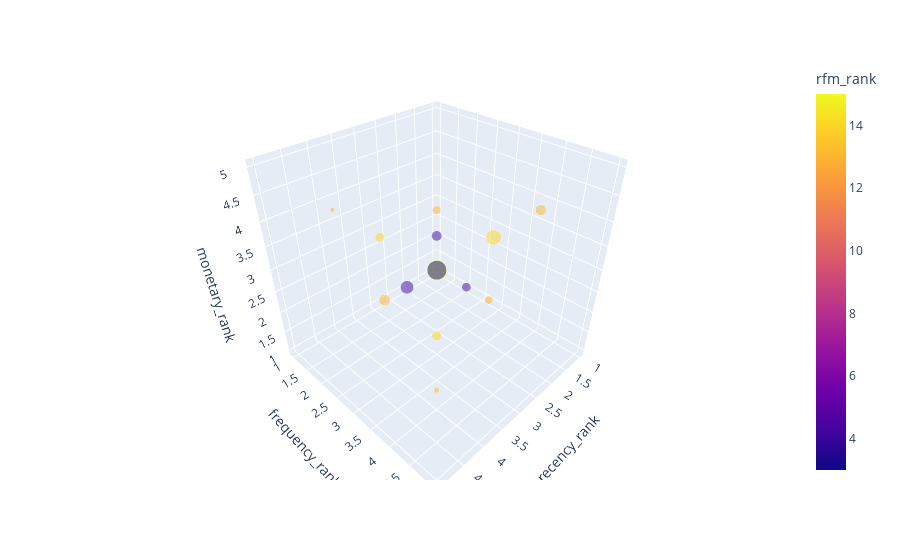

The notebook cell saved with this chart:
### Code cell
df_plot = df_rfm_rank2[df_rfm_rank2['rfm_rank'].isin([15, 14, 13, 4, 3])]


fig = px.scatter_3d(df_plot,
                    x='recency_rank', y='frequency_rank', z='monetary_rank',
                    color='rfm_rank', opacity=0.5, size='cnt_rfm_rank'
                    )
fig.show()

### Figure 1 — Plotly figure (JSON) as saved in the notebook; plotly's stock layout.template omitted (floating-point values rounded to 4 significant figures)
{"data": [{"hovertemplate": "recency_rank=%{x}<br>frequency_rank=%{y}<br>monetary_rank=%{z}<br>cnt_rfm_rank=%{marker.size}<br>rfm_rank=%{marker.color}<extra></extra>", "legendgroup": "", "marker": {"color": [15, 14, 14, 14, 13, 13, 13, 13, 13, 13, 4, 4, 4, 3], "coloraxis": "coloraxis", "opacity": 0.5, "size": [306, 69, 68, 170, 23, 91, 15, 50, 53, 82, 123, 59, 74, 272], "sizemode": "area", "sizeref": 0.765, "symbol": "circle"}, "mode": "markers", "name": "", "scene": "scene", "showlegend": false, "type": "scatter3d", "x": [5, 5, 5, 4, 5, 5, 5, 4, 4, 3, 2, 1, 1, 1], "y": [5, 5, 4, 5, 5, 4, 3, 5, 4, 5, 1, 2, 1, 1], "z": [5, 4, 5, 5, 3, 4, 5, 4, 5, 5, 1, 1, 2, 1]}], "layout": {"coloraxis": {"colorbar": {"title": {"text": "rfm_rank"}}, "colorscale": [[0, "#0d0887"], [0.1111, "#46039f"], [0.2222, "#7201a8"], [0.3333, "#9c179e"], [0.4444, "#bd3786"], [0.5556, "#d8576b"], [0.6667, "#ed7953"], [0.7778, "#fb9f3a"], [0.8889, "#fdca26"], [1, "#f0f921"]]}, "legend": {"itemsizing": "constant", "tracegroupgap": 0}, "margin": {"t": 60}, "scene": {"domain": {"x": [0, 1], "y": [0, 1]}, "xaxis": {"title": {"text": "recency_rank"}}, "yaxis": {"title": {"text": "frequency_rank"}}, "zaxis": {"title": {"text": "monetary_rank"}}}}}
